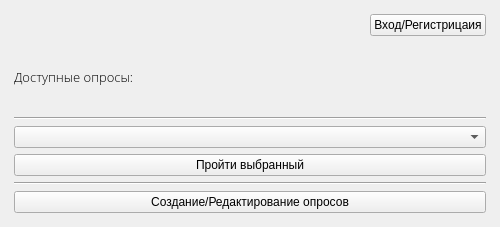
<?xml version="1.0" encoding="UTF-8"?>
<ui version="4.0">
 <class>MainWindow</class>
 <widget class="QMainWindow" name="MainWindow">
  <property name="geometry">
   <rect>
    <x>0</x>
    <y>0</y>
    <width>500</width>
    <height>227</height>
   </rect>
  </property>
  <property name="minimumSize">
   <size>
    <width>0</width>
    <height>0</height>
   </size>
  </property>
  <property name="maximumSize">
   <size>
    <width>16777215</width>
    <height>16777215</height>
   </size>
  </property>
  <property name="focusPolicy">
   <enum>Qt::StrongFocus</enum>
  </property>
  <property name="contextMenuPolicy">
   <enum>Qt::DefaultContextMenu</enum>
  </property>
  <property name="windowTitle">
   <string>Средство прохождения опросов</string>
  </property>
  <property name="windowIcon">
   <iconset>
    <normaloff>ЛогоПроект.png</normaloff>ЛогоПроект.png</iconset>
  </property>
  <property name="dockOptions">
   <set>QMainWindow::AllowTabbedDocks|QMainWindow::AnimatedDocks</set>
  </property>
  <widget class="QWidget" name="centralwidget">
   <layout class="QGridLayout" name="gridLayout">
    <item row="1" column="2">
     <spacer name="horizontalSpacer_2">
      <property name="orientation">
       <enum>Qt::Horizontal</enum>
      </property>
      <property name="sizeType">
       <enum>QSizePolicy::Fixed</enum>
      </property>
      <property name="sizeHint" stdset="0">
       <size>
        <width>5</width>
        <height>5</height>
       </size>
      </property>
     </spacer>
    </item>
    <item row="1" column="1">
     <layout class="QVBoxLayout" name="verticalLayout">
      <item>
       <layout class="QHBoxLayout" name="horizontalLayout">
        <item>
         <spacer name="horizontalSpacer_3">
          <property name="orientation">
           <enum>Qt::Horizontal</enum>
          </property>
          <property name="sizeHint" stdset="0">
           <size>
            <width>40</width>
            <height>20</height>
           </size>
          </property>
         </spacer>
        </item>
        <item>
         <widget class="QLabel" name="label_name">
          <property name="text">
           <string/>
          </property>
         </widget>
        </item>
        <item>
         <widget class="QPushButton" name="pushButton_start_login">
          <property name="text">
           <string>Вход/Регистрицаия</string>
          </property>
         </widget>
        </item>
       </layout>
      </item>
      <item>
       <widget class="QLabel" name="label1">
        <property name="font">
         <font>
          <family>Open Sans Light</family>
          <pointsize>10</pointsize>
         </font>
        </property>
        <property name="text">
         <string>Доступные опросы:</string>
        </property>
       </widget>
      </item>
      <item>
       <widget class="Line" name="line">
        <property name="orientation">
         <enum>Qt::Horizontal</enum>
        </property>
       </widget>
      </item>
      <item>
       <widget class="QComboBox" name="comboBox"/>
      </item>
      <item>
       <widget class="QPushButton" name="pushButton_start">
        <property name="text">
         <string>Пройти выбранный</string>
        </property>
       </widget>
      </item>
      <item>
       <widget class="Line" name="line_3">
        <property name="orientation">
         <enum>Qt::Horizontal</enum>
        </property>
       </widget>
      </item>
      <item>
       <widget class="QPushButton" name="pushButton_new">
        <property name="text">
         <string>Создание/Редактирование опросов</string>
        </property>
       </widget>
      </item>
     </layout>
    </item>
    <item row="0" column="1">
     <spacer name="verticalSpacer">
      <property name="orientation">
       <enum>Qt::Vertical</enum>
      </property>
      <property name="sizeType">
       <enum>QSizePolicy::Fixed</enum>
      </property>
      <property name="sizeHint" stdset="0">
       <size>
        <width>5</width>
        <height>5</height>
       </size>
      </property>
     </spacer>
    </item>
    <item row="1" column="0">
     <spacer name="horizontalSpacer">
      <property name="orientation">
       <enum>Qt::Horizontal</enum>
      </property>
      <property name="sizeType">
       <enum>QSizePolicy::Fixed</enum>
      </property>
      <property name="sizeHint" stdset="0">
       <size>
        <width>5</width>
        <height>5</height>
       </size>
      </property>
     </spacer>
    </item>
    <item row="2" column="1">
     <spacer name="verticalSpacer_2">
      <property name="orientation">
       <enum>Qt::Vertical</enum>
      </property>
      <property name="sizeType">
       <enum>QSizePolicy::Fixed</enum>
      </property>
      <property name="sizeHint" stdset="0">
       <size>
        <width>5</width>
        <height>5</height>
       </size>
      </property>
     </spacer>
    </item>
   </layout>
  </widget>
 </widget>
 <resources/>
 <connections/>
</ui>
